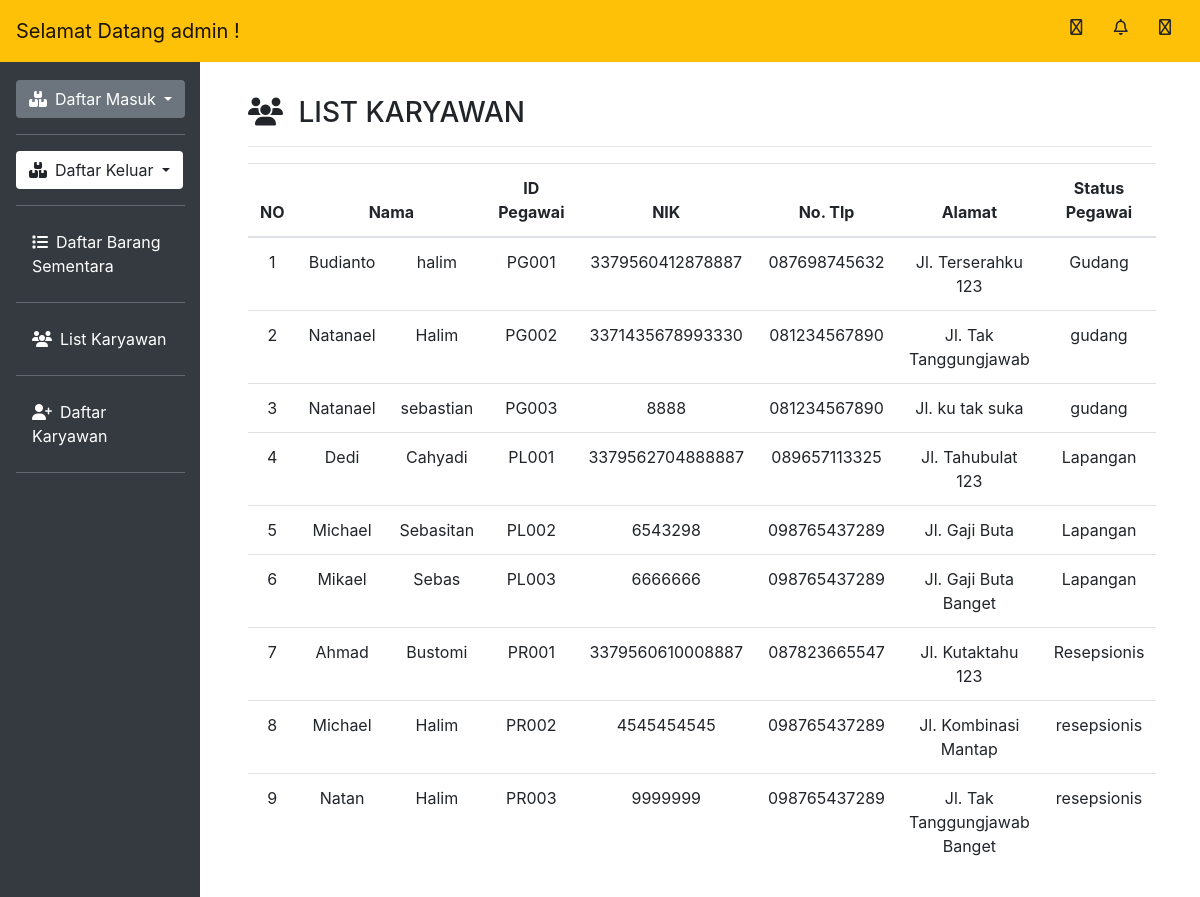
The page /admin_karyawan.php (signed in) on the database its author committed.
### tables this page shows
CREATE TABLE `pegawai` (
  `NIK` bigint(16) NOT NULL,
  `noTlp` varchar(16) NOT NULL,
  `Alamat` text NOT NULL,
  `namaDepan` text NOT NULL,
  `namaBelakang` text NOT NULL,
  `idPegawai` varchar(5) NOT NULL,
  `statusPegawai` varchar(255) NOT NULL
);

### admin_karyawan.php (the view, shortened to what this page needs)
<!DOCTYPE html>
<html lang="en">
<body>
   <?php
   include_once 'header.php';
   include_once 'includes/database.php';
   $result= mysqli_query ($conn, "SELECT * FROM pegawai");
   ?>
   <div class="col-md-10 p-5 pt-2">
      <h3><i class="fas fa-users mr-2"></i> LIST KARYAWAN</h3>
      <hr>
      <table class="table table-hover text-center">
         <thead>
            <tr>
               <th scope="col">NO</th>
               <th scope="col" colspan="2">Nama</th>
               <th scope="col">ID Pegawai</th>
               <th scope="col">NIK</th>
               <th scope="col">No. Tlp</th>
               <th scope="col">Alamat</th>
               <th scope="col">Status Pegawai</th>
            </tr>
         </thead>
         <tbody>
            <?php $i = 1; ?>
               <?php while ($row = mysqli_fetch_assoc($result)) : ?>
            <tr>
               <td scope="row"><?= $i; ?></td>
               <td><?= $row["namaDepan"]; ?></td>
               <td><?= $row["namaBelakang"]; ?></td>
               <td><?= $row["idPegawai"]; ?></td>
               <td><?= $row["NIK"]; ?></td>
               <td><?= $row["noTlp"]; ?></td>
               <td><?= $row["Alamat"]; ?></td>
               <td><?= $row["statusPegawai"]; ?></td>
            </tr>
            <?php $i++; ?>
               <?php endwhile; ?>
         </tbody>
      </table>
   </div>
</body>
</html>

### rows shown on the page
pegawai: namaDepan "Budianto", namaBelakang "halim", idPegawai "PG001", NIK "3379560412878887", noTlp "087698745632", Alamat "Jl. Terserahku 123", statusPegawai "Gudang"
pegawai: namaDepan "Natanael", namaBelakang "Halim", idPegawai "PG002", NIK "3371435678993330", noTlp "081234567890", Alamat "Jl. Tak Tanggungjawab", statusPegawai "gudang"
pegawai: namaDepan "Natanael", namaBelakang "sebastian", idPegawai "PG003", NIK "8888", noTlp "081234567890", Alamat "Jl. ku tak suka", statusPegawai "gudang"
pegawai: namaDepan "Dedi", namaBelakang "Cahyadi", idPegawai "PL001", NIK "3379562704888887", noTlp "089657113325", Alamat "Jl. Tahubulat 123", statusPegawai "Lapangan"
pegawai: namaDepan "Michael", namaBelakang "Sebasitan", idPegawai "PL002", NIK "6543298", noTlp "098765437289", Alamat "Jl. Gaji Buta", statusPegawai "Lapangan"
pegawai: namaDepan "Mikael", namaBelakang "Sebas", idPegawai "PL003", NIK "6666666", noTlp "098765437289", Alamat "Jl. Gaji Buta Banget", statusPegawai "Lapangan"
pegawai: namaDepan "Ahmad", namaBelakang "Bustomi", idPegawai "PR001", NIK "3379560610008887", noTlp "087823665547", Alamat "Jl. Kutaktahu 123", statusPegawai "Resepsionis"
pegawai: namaDepan "Michael", namaBelakang "Halim", idPegawai "PR002", NIK "4545454545", noTlp "098765437289", Alamat "Jl. Kombinasi Mantap", statusPegawai "resepsionis"
pegawai: namaDepan "Natan", namaBelakang "Halim", idPegawai "PR003", NIK "9999999", noTlp "098765437289", Alamat "Jl. Tak Tanggungjawab Banget", statusPegawai "resepsionis"

### other values the page prints
$_SESSION["usersStatus"] "admin"
